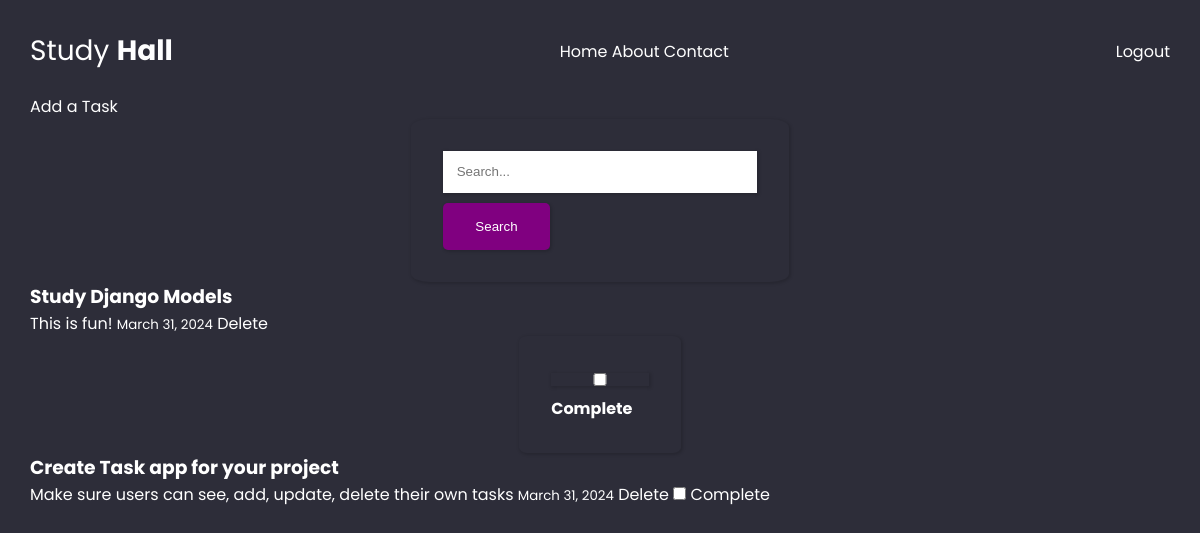
Before: /tasks/ (signed in) with the older database file.
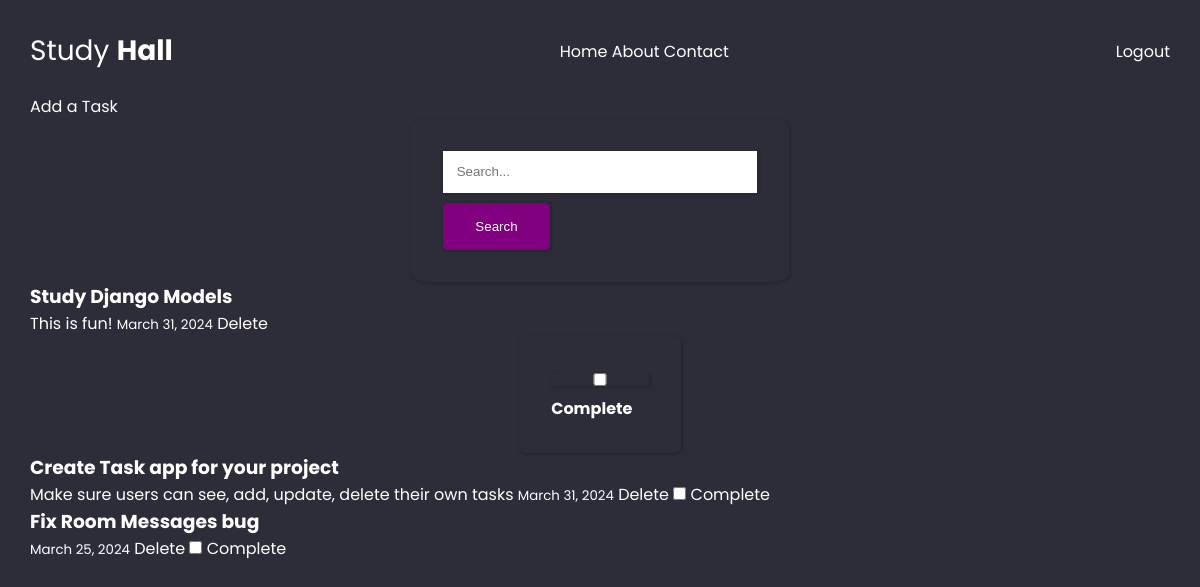
After: the same page with the newer database file.
### tasks/models.py (models this page shows, shortened)
class Tasks(models.Model):
    user = models.ForeignKey(User, on_delete=models.CASCADE)
    title = models.CharField(max_length=200)
    description = models.TextField(null=True, blank=True)
    due_date = models.DateField()
    created_on = models.DateTimeField(auto_now_add=True)
    complete = models.BooleanField(default=False)

### tasks/views.py (the view)
# urls.py: path('tasks/', TasksView.as_view(), name='tasks'),
class TasksView(LoginRequiredMixin, ListView):
    model = Tasks
    template_name = 'tasks/task-dashboard.html'
    login_url = reverse_lazy('login')
    def get_queryset(self):
        query = self.request.GET.get('q')
        if query:
            return Tasks.objects.filter(
                Q(title__icontains=query) |
                Q(description__icontains=query)
            )
        else:
            return Tasks.objects.all().order_by('-due_date')
    def get_context_data(self, **kwargs):
        context = super().get_context_data(**kwargs)
        tasks = context['object_list'].filter(user=self.request.user) # gets the tasks for specific logged in user
        context['tasks'] = tasks
        context['count'] = tasks.filter(complete=False).count() # Counts the number of incomplete tasks
        return context

### tasks/templates/tasks/task-dashboard.html (shortened to what this page needs)
{% extends 'StudyHall/index.html' %}
{% block content %}
<a href="{% url 'create-task' %}">Add a Task</a>
 <form class="search-bar method="GET" action="{% url 'tasks' %}">
    <input type="text" name="q" placeholder="Search...">
    <button type="submit">Search</button>
</form>
{% for task in tasks %}
    <div>
        <h3> <a href="{% url 'update-task'  task.id %}">{{task.title}}</a></h3>
        {{task.description}}
        <small>{{task.due_date}}</small>
        <a href="{% url 'delete-task' task.id %}">Delete</a>
        <form method="post" action="">
            <input type="checkbox" name="complete" {% if task.complete %}checked{% endif %}>
            <label for="complete">Complete</label>
    </div>
{% endfor %}
{% endblock %}

Changed rows visible on the page:
added Tasks: title "Fix Room Messages bug", due_date "March 25, 2024"
